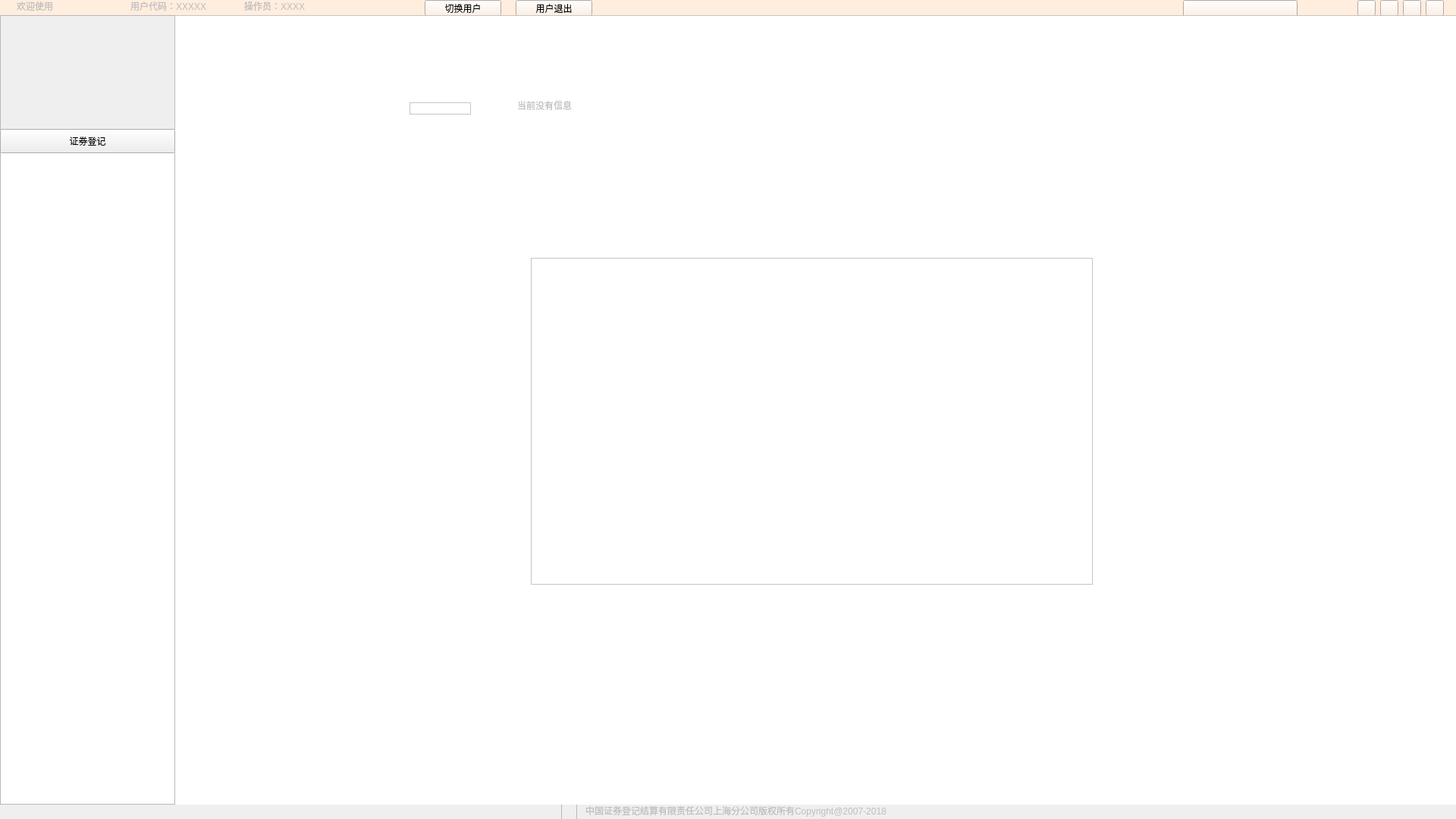
<?xml version="1.0" encoding="UTF-8"?>
<ui version="4.0">
 <class>SecuritiesRegistrationtop</class>
 <widget class="QWidget" name="SecuritiesRegistrationtop">
  <property name="geometry">
   <rect>
    <x>0</x>
    <y>0</y>
    <width>1920</width>
    <height>1080</height>
   </rect>
  </property>
  <property name="windowTitle">
   <string>Form</string>
  </property>
  <widget class="QWidget" name="widget" native="true">
   <property name="geometry">
    <rect>
     <x>0</x>
     <y>0</y>
     <width>1920</width>
     <height>21</height>
    </rect>
   </property>
   <property name="styleSheet">
    <string notr="true">background-color: rgb(255, 237, 222);</string>
   </property>
   <widget class="QLineEdit" name="lineEdit">
    <property name="enabled">
     <bool>false</bool>
    </property>
    <property name="geometry">
     <rect>
      <x>20</x>
      <y>0</y>
      <width>113</width>
      <height>21</height>
     </rect>
    </property>
    <property name="text">
     <string>欢迎使用</string>
    </property>
    <property name="frame">
     <bool>false</bool>
    </property>
   </widget>
   <widget class="QLineEdit" name="lineEdit_2">
    <property name="enabled">
     <bool>false</bool>
    </property>
    <property name="geometry">
     <rect>
      <x>170</x>
      <y>0</y>
      <width>113</width>
      <height>21</height>
     </rect>
    </property>
    <property name="text">
     <string>用户代码：XXXXX</string>
    </property>
    <property name="frame">
     <bool>false</bool>
    </property>
   </widget>
   <widget class="QToolButton" name="toolButton">
    <property name="geometry">
     <rect>
      <x>560</x>
      <y>0</y>
      <width>101</width>
      <height>21</height>
     </rect>
    </property>
    <property name="text">
     <string>切换用户</string>
    </property>
   </widget>
   <widget class="QToolButton" name="toolButton_2">
    <property name="geometry">
     <rect>
      <x>680</x>
      <y>0</y>
      <width>101</width>
      <height>21</height>
     </rect>
    </property>
    <property name="text">
     <string>用户退出</string>
    </property>
   </widget>
   <widget class="QLineEdit" name="lineEdit_3">
    <property name="enabled">
     <bool>false</bool>
    </property>
    <property name="geometry">
     <rect>
      <x>320</x>
      <y>0</y>
      <width>113</width>
      <height>21</height>
     </rect>
    </property>
    <property name="text">
     <string>操作员：XXXX</string>
    </property>
    <property name="frame">
     <bool>false</bool>
    </property>
   </widget>
   <widget class="QToolButton" name="toolButton_3">
    <property name="geometry">
     <rect>
      <x>1880</x>
      <y>0</y>
      <width>24</width>
      <height>21</height>
     </rect>
    </property>
    <property name="icon">
     <iconset resource="image.qrc">
      <normaloff>:/image/close.png</normaloff>:/image/close.png</iconset>
    </property>
    <property name="iconSize">
     <size>
      <width>24</width>
      <height>21</height>
     </size>
    </property>
   </widget>
   <widget class="QToolButton" name="toolButton_4">
    <property name="geometry">
     <rect>
      <x>1850</x>
      <y>0</y>
      <width>24</width>
      <height>21</height>
     </rect>
    </property>
    <property name="icon">
     <iconset resource="image.qrc">
      <normaloff>:/image/rewindow.png</normaloff>:/image/rewindow.png</iconset>
    </property>
    <property name="iconSize">
     <size>
      <width>24</width>
      <height>21</height>
     </size>
    </property>
   </widget>
   <widget class="QToolButton" name="toolButton_6">
    <property name="geometry">
     <rect>
      <x>1820</x>
      <y>0</y>
      <width>24</width>
      <height>21</height>
     </rect>
    </property>
    <property name="icon">
     <iconset resource="image.qrc">
      <normaloff>:/image/minit.png</normaloff>:/image/minit.png</iconset>
    </property>
    <property name="iconSize">
     <size>
      <width>24</width>
      <height>21</height>
     </size>
    </property>
   </widget>
   <widget class="QToolButton" name="toolButton_5">
    <property name="geometry">
     <rect>
      <x>1790</x>
      <y>0</y>
      <width>24</width>
      <height>21</height>
     </rect>
    </property>
    <property name="icon">
     <iconset resource="image.qrc">
      <normaloff>:/image/help.png</normaloff>:/image/help.png</iconset>
    </property>
    <property name="iconSize">
     <size>
      <width>24</width>
      <height>21</height>
     </size>
    </property>
   </widget>
   <widget class="QPushButton" name="pushButton">
    <property name="geometry">
     <rect>
      <x>1560</x>
      <y>0</y>
      <width>151</width>
      <height>23</height>
     </rect>
    </property>
    <property name="styleSheet">
     <string notr="true">image: url(:/image/PROPcombobox.png);</string>
    </property>
   </widget>
  </widget>
  <widget class="QWidget" name="widget_4" native="true">
   <property name="geometry">
    <rect>
     <x>0</x>
     <y>1060</y>
     <width>1920</width>
     <height>21</height>
    </rect>
   </property>
   <widget class="QLineEdit" name="lineEdit_4">
    <property name="enabled">
     <bool>false</bool>
    </property>
    <property name="geometry">
     <rect>
      <x>770</x>
      <y>0</y>
      <width>481</width>
      <height>23</height>
     </rect>
    </property>
    <property name="inputMask">
     <string/>
    </property>
    <property name="text">
     <string>中国证券登记结算有限责任公司上海分公司版权所有Copyright@2007-2018</string>
    </property>
    <property name="frame">
     <bool>false</bool>
    </property>
   </widget>
   <widget class="QFrame" name="frame_5">
    <property name="geometry">
     <rect>
      <x>740</x>
      <y>0</y>
      <width>21</width>
      <height>21</height>
     </rect>
    </property>
    <property name="styleSheet">
     <string notr="true">border-image: url(:/image/china-logo.png);</string>
    </property>
    <property name="frameShape">
     <enum>QFrame::StyledPanel</enum>
    </property>
    <property name="frameShadow">
     <enum>QFrame::Raised</enum>
    </property>
   </widget>
  </widget>
  <widget class="QWidget" name="widget_3" native="true">
   <property name="geometry">
    <rect>
     <x>0</x>
     <y>20</y>
     <width>1920</width>
     <height>1041</height>
    </rect>
   </property>
   <widget class="QFrame" name="frame">
    <property name="geometry">
     <rect>
      <x>0</x>
      <y>0</y>
      <width>231</width>
      <height>151</height>
     </rect>
    </property>
    <property name="styleSheet">
     <string notr="true">border-image: url(:/image/PROPlogo.png);</string>
    </property>
    <property name="frameShape">
     <enum>QFrame::StyledPanel</enum>
    </property>
    <property name="frameShadow">
     <enum>QFrame::Raised</enum>
    </property>
   </widget>
   <widget class="QStackedWidget" name="stackedWidget">
    <property name="geometry">
     <rect>
      <x>0</x>
      <y>150</y>
      <width>231</width>
      <height>891</height>
     </rect>
    </property>
    <widget class="QWidget" name="page">
     <widget class="QTreeView" name="treeView">
      <property name="geometry">
       <rect>
        <x>0</x>
        <y>30</y>
        <width>231</width>
        <height>861</height>
       </rect>
      </property>
     </widget>
     <widget class="QToolButton" name="toolButton_15">
      <property name="geometry">
       <rect>
        <x>0</x>
        <y>0</y>
        <width>231</width>
        <height>32</height>
       </rect>
      </property>
      <property name="text">
       <string>证券登记</string>
      </property>
      <property name="icon">
       <iconset resource="image.qrc">
        <normaloff>:/image/dashboard.png</normaloff>:/image/dashboard.png</iconset>
      </property>
      <property name="iconSize">
       <size>
        <width>20</width>
        <height>20</height>
       </size>
      </property>
      <property name="toolButtonStyle">
       <enum>Qt::ToolButtonTextBesideIcon</enum>
      </property>
     </widget>
    </widget>
    <widget class="QWidget" name="page_2"/>
   </widget>
   <widget class="QStackedWidget" name="stackedWidget_2">
    <property name="geometry">
     <rect>
      <x>230</x>
      <y>0</y>
      <width>1691</width>
      <height>1041</height>
     </rect>
    </property>
    <widget class="QWidget" name="page_3">
     <property name="styleSheet">
      <string notr="true">background-color: rgb(255, 255, 255);</string>
     </property>
     <widget class="QFrame" name="frame_2">
      <property name="geometry">
       <rect>
        <x>0</x>
        <y>0</y>
        <width>1691</width>
        <height>111</height>
       </rect>
      </property>
      <property name="styleSheet">
       <string notr="true">border-image: url(:/image/securitiesregistrationtop.png);</string>
      </property>
      <property name="frameShape">
       <enum>QFrame::StyledPanel</enum>
      </property>
      <property name="frameShadow">
       <enum>QFrame::Raised</enum>
      </property>
     </widget>
     <widget class="QLineEdit" name="lineEdit_5">
      <property name="geometry">
       <rect>
        <x>0</x>
        <y>110</y>
        <width>1691</width>
        <height>23</height>
       </rect>
      </property>
      <property name="frame">
       <bool>false</bool>
      </property>
     </widget>
     <widget class="QFrame" name="frame_3">
      <property name="geometry">
       <rect>
        <x>310</x>
        <y>115</y>
        <width>81</width>
        <height>16</height>
       </rect>
      </property>
      <property name="styleSheet">
       <string notr="true">border-image: url(:/image/newmessage.png);</string>
      </property>
      <property name="frameShape">
       <enum>QFrame::StyledPanel</enum>
      </property>
      <property name="frameShadow">
       <enum>QFrame::Raised</enum>
      </property>
     </widget>
     <widget class="QLineEdit" name="lineEdit_6">
      <property name="enabled">
       <bool>false</bool>
      </property>
      <property name="geometry">
       <rect>
        <x>450</x>
        <y>110</y>
        <width>1241</width>
        <height>23</height>
       </rect>
      </property>
      <property name="text">
       <string>当前没有信息</string>
      </property>
      <property name="frame">
       <bool>false</bool>
      </property>
     </widget>
     <widget class="QFrame" name="frame_4">
      <property name="geometry">
       <rect>
        <x>470</x>
        <y>320</y>
        <width>741</width>
        <height>431</height>
       </rect>
      </property>
      <property name="styleSheet">
       <string notr="true">border-image: url(:/image/welcomedashboard.png);</string>
      </property>
      <property name="frameShape">
       <enum>QFrame::StyledPanel</enum>
      </property>
      <property name="frameShadow">
       <enum>QFrame::Raised</enum>
      </property>
     </widget>
    </widget>
    <widget class="QWidget" name="page_4"/>
   </widget>
   <zorder>stackedWidget_2</zorder>
   <zorder>frame</zorder>
   <zorder>stackedWidget</zorder>
  </widget>
 </widget>
 <resources>
  <include location="image.qrc"/>
 </resources>
 <connections/>
</ui>
